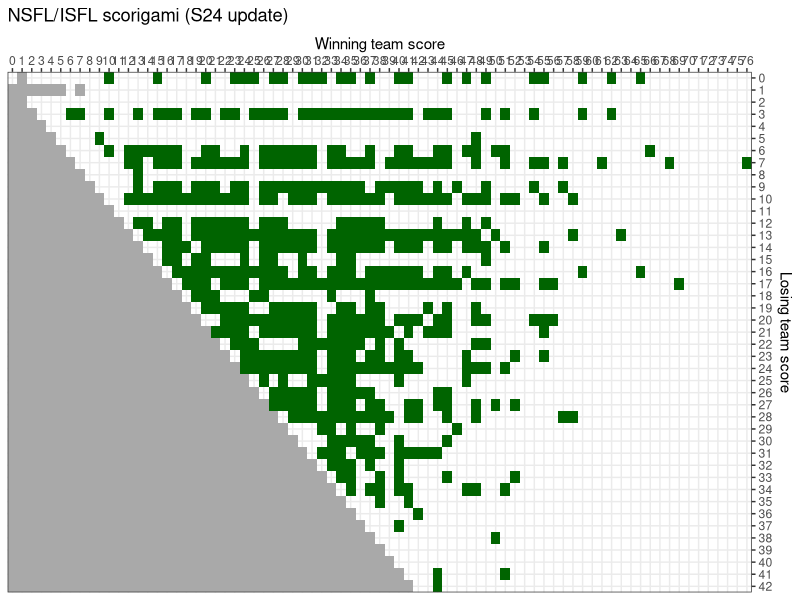
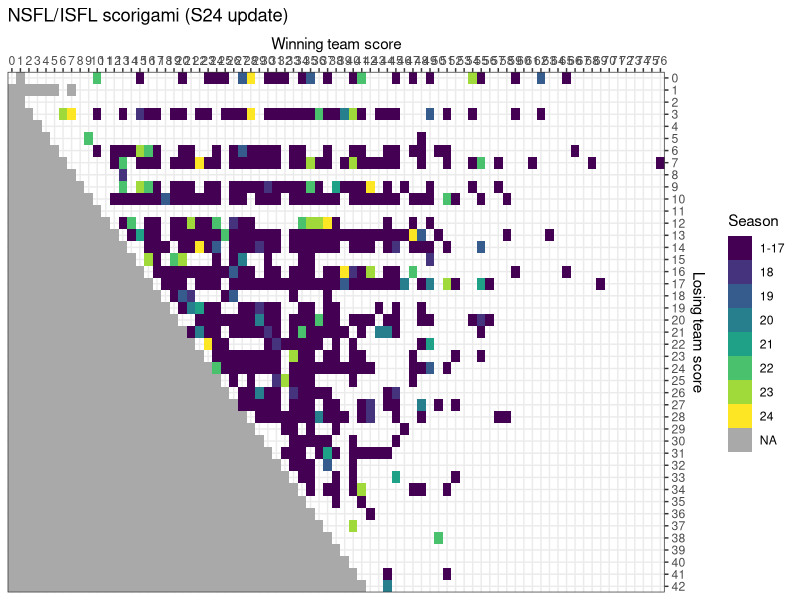
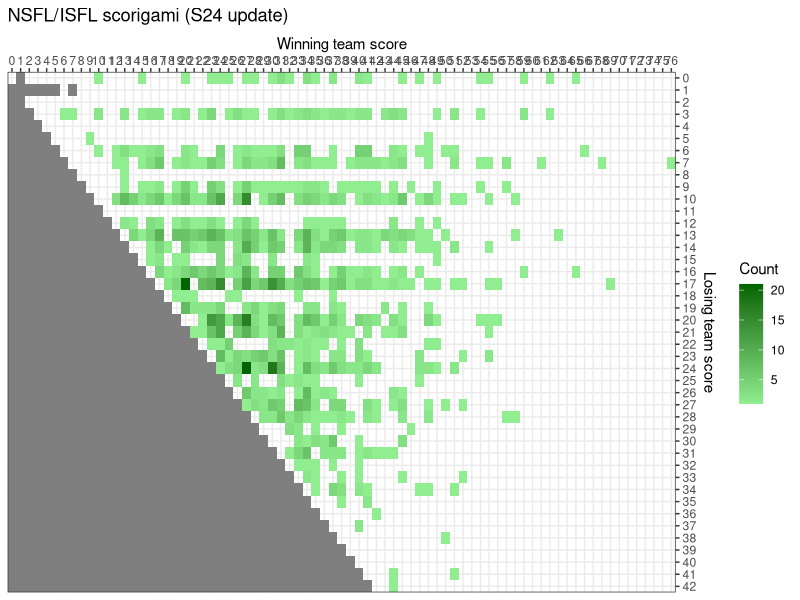

These figures' R source, in order:
## ---- chunk 1
knitr::opts_chunk$set(echo = TRUE)
## ---- chunk 2
library(ggplot2)
library(viridis) #color-blind friendly palette for figures
library(dplyr)
library(reshape2) #melt function
library(tidyverse)
library(grid)
library(gridExtra)
## ---- chunk 3
#Read-in NSFL/ISFL game data
data_full <- read.csv("./ISFL_scorigami.csv", stringsAsFactors=FALSE, na.strings=c("","NA"))
colnames(data_full)

#Read-in spreadsheet of impossible scores
data_impossible <- read.csv("./ImpossibleScores.csv", stringsAsFactors=FALSE, na.strings=c("","NA"))

#Merge and create impossible flag
data_full <- rbind(data_full, data_impossible)
data_full <- data_full %>% mutate(Imp = ifelse(WinType=="IMPOSSIBLE", "Yes", "No"))
data_full$score_pair <- paste(data_full$FinalScore_won, data_full$FinalScore_lost, sep = "_")

games_season <- group_by(data_full, Season)  %>% tally()

## ---- chunk 4
#Filter dataframe down to unique score pairs
unique.scores <- rownames(unique(data_full[,c('FinalScore_won', 'FinalScore_lost')]))
data_unique <- data_full[rownames(data_full[,])%in%unique.scores, ]

#Number and proportion of games resulting in scorigami per season
scorigami_num <- group_by(data_unique, Season)  %>% tally()
scorigami_num$p <- scorigami_num$n / games_season$n
scorigami_num$n.tot <- games_season$n
scorigami_num <- scorigami_num[1:24,]

p1 <- ggplot(scorigami_num, aes(x=Season)) +
        geom_col(aes(y=n)) +
        #geom_line(aes(x=Season, y=n.tot)) + 
        geom_text(aes(y=n, label=n), vjust=-0.5, size=4) + 
        ggtitle("Number of NSFL/ISFL games that are scorigami per season") +
        xlab("Season") + ylab("Number of scorigami") +
        scale_x_continuous(breaks=0:24, labels=0:24, expand=c(0,0)) +
        scale_y_continuous(limits=c(0,55)) + #sec.axis = sec_axis(~.*2, name="Total games played")
        theme_bw()

p2 <- ggplot(scorigami_num) +
        geom_col(aes(x=Season, y=p)) +
        geom_text(aes(x=Season, y=p, label=round(p, 2)), vjust=-0.5, size=4) +
        ggtitle("Proportion of NSFL/ISFL games that end in scorigami per season") +
        xlab("Season") + ylab("Proportion of games that \n end in scorigami") +
        scale_y_continuous(limits=c(0,1)) +
        scale_x_continuous(breaks=0:24, labels=0:24, expand=c(0,0)) +
        theme_bw()

p <- arrangeGrob(p1, p2)
p
#ggsave(filename="ISFLscorigami_trends.jpg", plot=p, width=10, height=5, units="in", dpi=800)


#Simple scorigami grid
ggplot(data=data_unique, aes(x=FinalScore_won, y=FinalScore_lost, fill=Imp)) +
  geom_tile() +
  ggtitle("NSFL/ISFL scorigami (S24 update)") +
  ylab("Losing team score") + xlab("Winning team score") +
  #add grid lines and labels for every integer
  scale_y_reverse(breaks=0:42, labels=0:42, expand=c(0,0), position="right") + 
  scale_x_continuous(breaks=0:80, labels=0:80, expand=c(0,0), position="top") +
  scale_fill_manual(values=c("darkgreen", "darkgrey")) +
  theme_bw() +
  theme(panel.grid.minor=element_blank(), legend.position="none")
#ggsave(filename="ISFLscorigami_basic.jpg", plot=last_plot(), width=13, height=7, units="in", dpi=800)


#Color seasons since last scorigami post (season 18 on)
data_unique <- data_unique %>% mutate(Season2 = ifelse(Season < 18, '1-17', Season))

palette <- viridis(8)
ggplot(data=data_unique, aes(x=FinalScore_won, y=FinalScore_lost, fill=Season2)) +
  geom_tile() +
  ggtitle("NSFL/ISFL scorigami (S24 update)") +
  ylab("Losing team score") + xlab("Winning team score") +
  labs(fill="Season") +
  #add grid lines and labels for every integer
  scale_y_reverse(breaks=0:42, labels=0:42, expand=c(0,0), position="right") + 
  scale_x_continuous(breaks=0:80, labels=0:80, expand=c(0,0), position="top") +
  scale_fill_manual(values=palette, na.value="darkgrey") +
  theme_bw() +
  theme(panel.grid.minor=element_blank())
#ggsave(filename="ISFLscorigami_season.jpg", plot=last_plot(), width=14, height=7, units="in", dpi=800)


#Add color saturation for number of times score has happened
data_full$score_pair <- as.factor(data_full$score_pair)
score_count <- group_by(data_full, score_pair) %>% summarise(n=length(score_pair))
score_count <- merge(score_count, subset(data_unique, select=c("score_pair","FinalScore_won", "FinalScore_lost","Imp")), by="score_pair")
score_count <- score_count %>% mutate(n = ifelse(Imp=="Yes", NA, n))
                     
ggplot(data=score_count, aes(x=FinalScore_won, y=FinalScore_lost, fill=n)) +
  geom_tile() +
  ggtitle("NSFL/ISFL scorigami (S24 update)") +
  ylab("Losing team score") + xlab("Winning team score") +
  labs(fill="Count") +
  #add grid lines and labels for every integer
  scale_y_reverse(breaks=0:42, labels=0:42, expand=c(0,0), position="right") + 
  scale_x_continuous(breaks=0:80, labels=0:80, expand=c(0,0), position="top") +
  scale_fill_gradient(low = "lightgreen", high = "darkgreen") +
  #scale_fill_manual(values=c("darkgreen", "darkgrey")) +
  theme_bw() +
  theme(panel.grid.minor=element_blank())
#ggsave(filename="ISFLscorigami_count.jpg", plot=last_plot(), width=14, height=7, units="in", dpi=800)

## ---- chunk 5
#Total score
data_unique <- data_unique %>% mutate(TotalScore = FinalScore_won + FinalScore_lost)

#Scorigami occurring in the playoffs:
data_playoffs <- filter(data_unique, Week=="P") #P = playoff game
data_ultimus <- filter(data_unique, Week=="U") #U = ultimus match
data_ultimus[,1:7] #display recent Ultimus scorigami

#Top scorigami team since S22 expansion
data_S22on <- filter(data_unique, Season > 21)
scorigami_teamwon <- group_by(data_S22on, Team_won)  %>% tally()
scorigami_teamlost <- group_by(data_S22on, Team_lost)  %>% tally()

scorigami_team <- merge(scorigami_teamwon, scorigami_teamlost, by.x="Team_won", by.y="Team_lost")
scorigami_team <- scorigami_team %>% mutate(Total = n.x + n.y)
colnames(scorigami_team) <- c("Team", "ScorigamisWon", "ScorigamisLost", "ScorigamisTotal")
scorigami_team <- scorigami_team %>% mutate(Won_p = ScorigamisWon/ScorigamisTotal, Lost_p = ScorigamisLost/ScorigamisTotal)

scorigami_team

